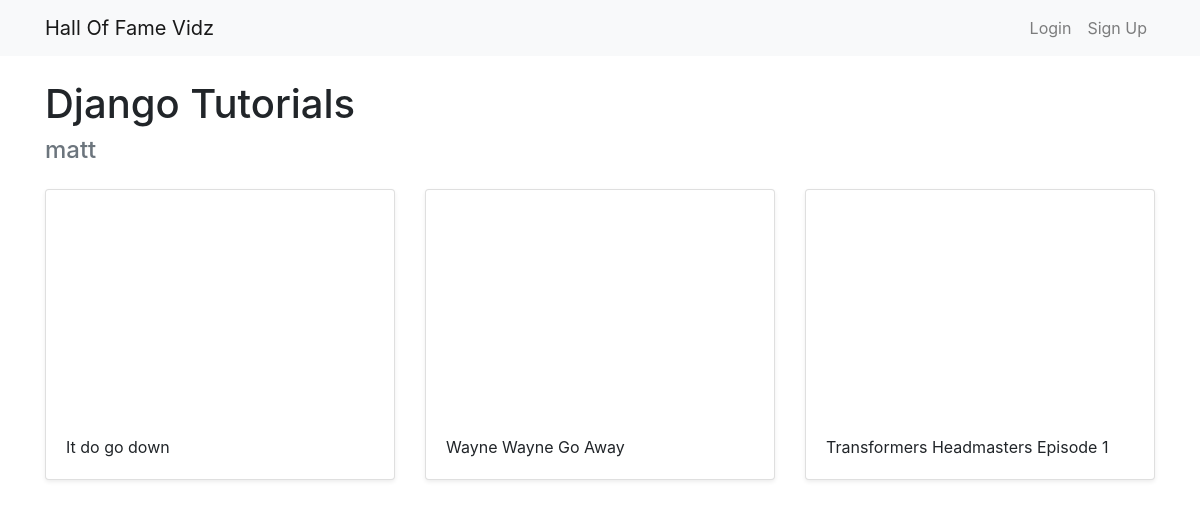
Before: /halloffame/2 with the older database file.
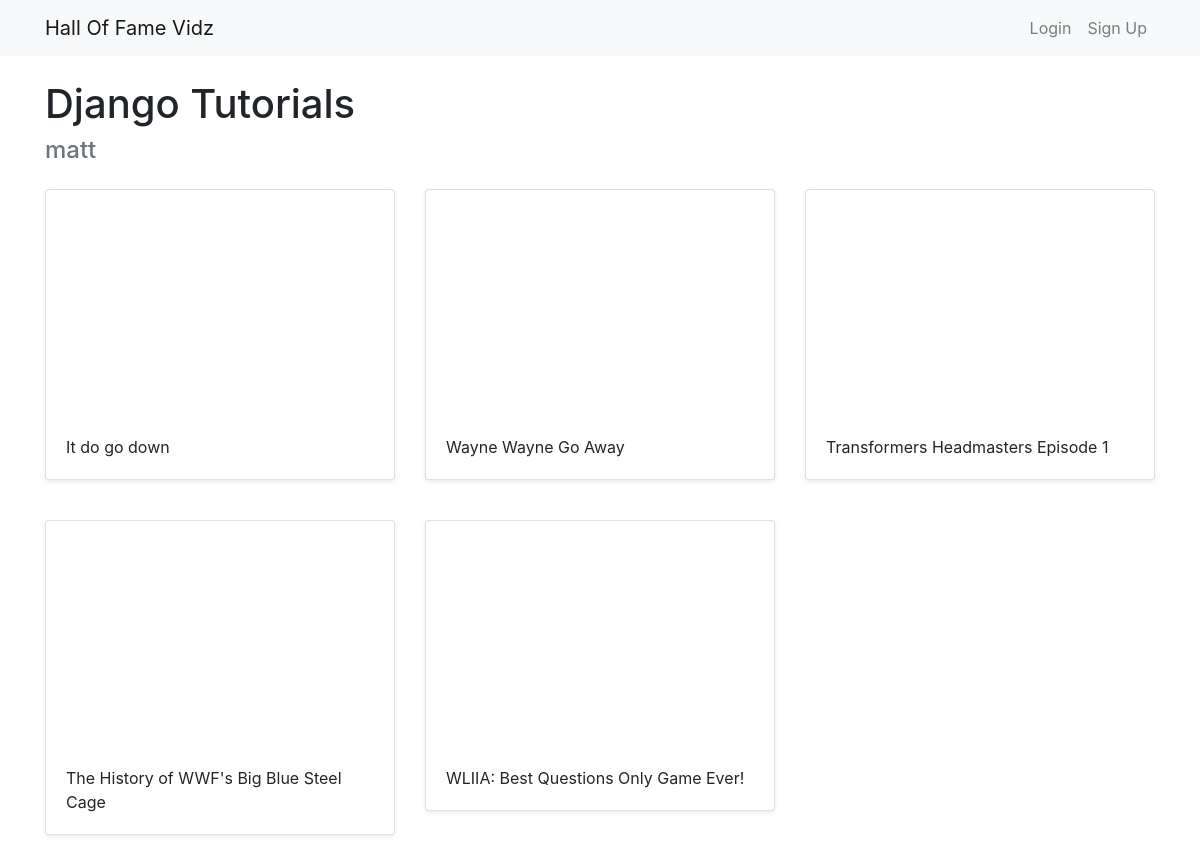
After: the same page with the newer database file.
### halls/models.py (models this page shows, shortened)
class Video(models.Model):
    title = models.CharField(max_length=255)
    url = models.URLField()
    youtube_id = models.CharField(max_length=255)
    hall = models.ForeignKey(Hall, on_delete=models.CASCADE)
    objects = models.Manager()

### halls/views.py (the view)
# urls.py: path('halloffame/<int:pk>', views.DetailHall.as_view(), name='detail_hall'),
class DetailHall(generic.DetailView):
    model = Hall
    template_name = 'halls/detail_hall.html'

### templates/halls/detail_hall.html (shortened to what this page needs)
{% extends 'base.html' %}
{% block content %}
<h1>{{ hall.title }}</h1>
<h4 class="text-muted">{{ hall.user.username }}</h4>
<div class="row">
    {% for video in hall.video_set.all %}
        <div class="col-md-4 mt-3">
            <div class="card mb-4 shadow-sm">
                <iframe width="100%" height="225" src="https://www.youtube.com/embed/{{ video.youtube_id }}" frameborder="0" allow="accelerometer; autoplay; encrypted-media; gyroscope; picture-in-picture" allowfullscreen></iframe>
                <div class="card-body text-left">
                    <p class="card-text"> {{ video.title }}</p>
                </div>
            </div>
        </div>
    {% endfor %}
</div>
{% endblock %}

Changed rows visible on the page:
added Video: title "The History of WWF's Big Blue Steel Cage"
added Video: title "WLIIA: Best Questions Only Game Ever!"
